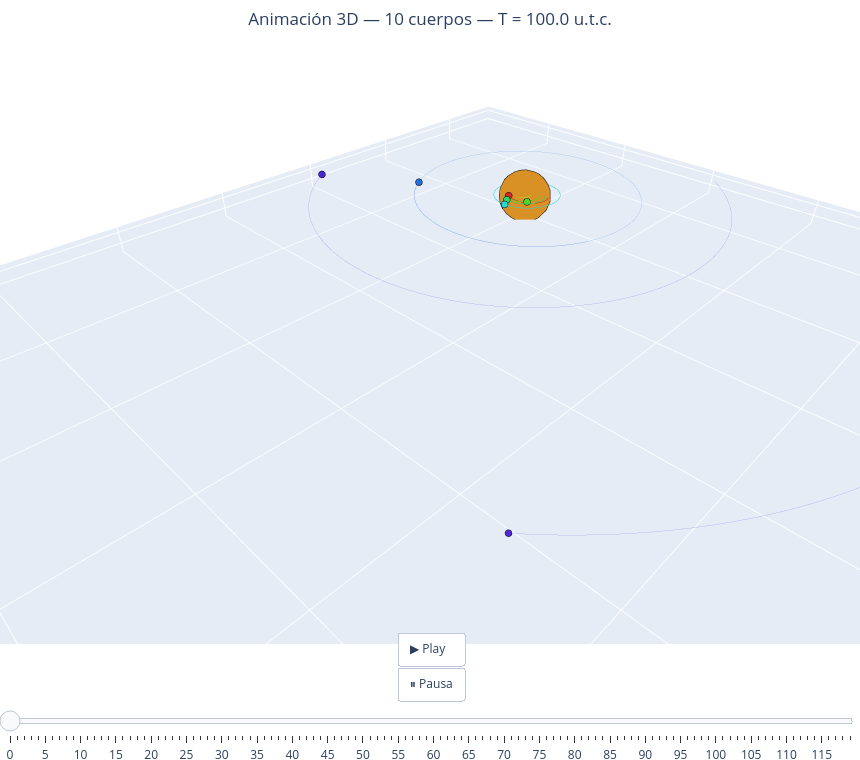

Notebook code cell kept with this figure:
### Code cell
masas = [sim_solar.particles[i].m for i in range(10)]
anima_ncuerpos(masas, rps, T=100)

### Figure 1 — Plotly figure (JSON) as saved in the notebook; plotly's stock layout.template omitted (floating-point values rounded to 4 significant figures; data arrays with more than 128 entries replaced by an {"elided": "..."} marker saying what was removed)
{"data": [{"hoverinfo": "skip", "line": {"color": "hsl(0,70%,50%)", "width": 1}, "mode": "lines", "opacity": 0.25, "showlegend": false, "type": "scatter3d", "x": {"elided": "1000 float values"}, "y": {"elided": "1000 float values"}, "z": {"elided": "1000 float values"}}, {"hoverinfo": "skip", "line": {"color": "hsl(36,70%,50%)", "width": 1}, "mode": "lines", "opacity": 0.25, "showlegend": false, "type": "scatter3d", "x": {"elided": "1000 float values"}, "y": {"elided": "1000 float values"}, "z": {"elided": "1000 float values"}}, {"hoverinfo": "skip", "line": {"color": "hsl(72,70%,50%)", "width": 1}, "mode": "lines", "opacity": 0.25, "showlegend": false, "type": "scatter3d", "x": {"elided": "1000 float values"}, "y": {"elided": "1000 float values"}, "z": {"elided": "1000 float values"}}, {"hoverinfo": "skip", "line": {"color": "hsl(108,70%,50%)", "width": 1}, "mode": "lines", "opacity": 0.25, "showlegend": false, "type": "scatter3d", "x": {"elided": "1000 float values"}, "y": {"elided": "1000 float values"}, "z": {"elided": "1000 float values"}}, {"hoverinfo": "skip", "line": {"color": "hsl(144,70%,50%)", "width": 1}, "mode": "lines", "opacity": 0.25, "showlegend": false, "type": "scatter3d", "x": {"elided": "1000 float values"}, "y": {"elided": "1000 float values"}, "z": {"elided": "1000 float values"}}, {"hoverinfo": "skip", "line": {"color": "hsl(180,70%,50%)", "width": 1}, "mode": "lines", "opacity": 0.25, "showlegend": false, "type": "scatter3d", "x": {"elided": "1000 float values"}, "y": {"elided": "1000 float values"}, "z": {"elided": "1000 float values"}}, {"hoverinfo": "skip", "line": {"color": "hsl(216,70%,50%)", "width": 1}, "mode": "lines", "opacity": 0.25, "showlegend": false, "type": "scatter3d", "x": {"elided": "1000 float values"}, "y": {"elided": "1000 float values"}, "z": {"elided": "1000 float values"}}, {"hoverinfo": "skip", "line": {"color": "hsl(251,70%,50%)", "width": 1}, "mode": "lines", "opacity": 0.25, "showlegend": false, "type": "scatter3d", "x": {"elided": "1000 float values"}, "y": {"elided": "1000 float values"}, "z": {"elided": "1000 float values"}}, {"hoverinfo": "skip", "line": {"color": "hsl(288,70%,50%)", "width": 1}, "mode": "lines", "opacity": 0.25, "showlegend": false, "type": "scatter3d", "x": {"elided": "1000 float values"}, "y": {"elided": "1000 float values"}, "z": {"elided": "1000 float values"}}, {"hoverinfo": "skip", "line": {"color": "hsl(324,70%,50%)", "width": 1}, "mode": "lines", "opacity": 0.25, "showlegend": false, "type": "scatter3d", "x": {"elided": "1000 float values"}, "y": {"elided": "1000 float values"}, "z": {"elided": "1000 float values"}}, {"marker": {"color": "hsl(0,70%,50%)", "line": {"color": "black", "width": 0.5}, "size": 4}, "mode": "markers", "name": "Cuerpo 1", "showlegend": false, "type": "scatter3d", "x": [0.6307], "y": [-0.3977], "z": [0.03605]}, {"marker": {"color": "hsl(36,70%,50%)", "line": {"color": "black", "width": 0.5}, "size": 30}, "mode": "markers", "name": "Cuerpo 2", "showlegend": false, "type": "scatter3d", "x": [-0.005838], "y": [0.0066], "z": [8.091e-05]}, {"marker": {"color": "hsl(72,70%,50%)", "line": {"color": "black", "width": 0.5}, "size": 4}, "mode": "markers", "name": "Cuerpo 3", "showlegend": false, "type": "scatter3d", "x": [-0.2949], "y": [-0.3433], "z": [-0.002003]}, {"marker": {"color": "hsl(108,70%,50%)", "line": {"color": "black", "width": 0.5}, "size": 4}, "mode": "markers", "name": "Cuerpo 4", "showlegend": false, "type": "scatter3d", "x": [0.4723], "y": [0.5482], "z": [-0.02008]}, {"marker": {"color": "hsl(144,70%,50%)", "line": {"color": "black", "width": 0.5}, "size": 4}, "mode": "markers", "name": "Cuerpo 5", "showlegend": false, "type": "scatter3d", "x": [0.9754], "y": [-0.2201], "z": [8.867e-05]}, {"marker": {"color": "hsl(180,70%,50%)", "line": {"color": "black", "width": 0.5}, "size": 4}, "mode": "markers", "name": "Cuerpo 6", "showlegend": false, "type": "scatter3d", "x": [1.385], "y": [-0.003737], "z": [-0.03425]}, {"marker": {"color": "hsl(216,70%,50%)", "line": {"color": "black", "width": 0.5}, "size": 4}, "mode": "markers", "name": "Cuerpo 7", "showlegend": false, "type": "scatter3d", "x": [2.318], "y": [-4.573], "z": [-0.03289]}, {"marker": {"color": "hsl(251,70%,50%)", "line": {"color": "black", "width": 0.5}, "size": 4}, "mode": "markers", "name": "Cuerpo 8", "showlegend": false, "type": "scatter3d", "x": [4.98], "y": [-8.666], "z": [-0.04757]}, {"marker": {"color": "hsl(288,70%,50%)", "line": {"color": "black", "width": 0.5}, "size": 4}, "mode": "markers", "name": "Cuerpo 9", "showlegend": false, "type": "scatter3d", "x": [15.62], "y": [12.14], "z": [-0.1573]}, {"marker": {"color": "hsl(324,70%,50%)", "line": {"color": "black", "width": 0.5}, "size": 4}, "mode": "markers", "name": "Cuerpo 10", "showlegend": false, "type": "scatter3d", "x": [29.39], "y": [-5.578], "z": [-0.5625]}], "layout": {"height": 760, "margin": {"b": 0, "l": 0, "r": 0, "t": 50}, "scene": {"aspectmode": "data", "xaxis": {"title": {"text": "x [u.c.]"}}, "yaxis": {"title": {"text": "y [u.c.]"}}, "zaxis": {"title": {"text": "z [u.c.]"}}}, "sliders": [{"currentvalue": {"prefix": "Frame: ", "visible": true, "xanchor": "center"}, "pad": {"t": 40}, "steps": [{"args": [["0"], {"frame": {"duration": 0, "redraw": true}, "mode": "immediate"}], "label": "0", "method": "animate"}, {"args": [["1"], {"frame": {"duration": 0, "redraw": true}, "mode": "immediate"}], "label": "1", "method": "animate"}, {"args": [["2"], {"frame": {"duration": 0, "redraw": true}, "mode": "immediate"}], "label": "2", "method": "animate"}, {"args": [["3"], {"frame": {"duration": 0, "redraw": true}, "mode": "immediate"}], "label": "3", "method": "animate"}, {"args": [["4"], {"frame": {"duration": 0, "redraw": true}, "mode": "immediate"}], "label": "4", "method": "animate"}, {"args": [["5"], {"frame": {"duration": 0, "redraw": true}, "mode": "immediate"}], "label": "5", "method": "animate"}, {"args": [["6"], {"frame": {"duration": 0, "redraw": true}, "mode": "immediate"}], "label": "6", "method": "animate"}, {"args": [["7"], {"frame": {"duration": 0, "redraw": true}, "mode": "immediate"}], "label": "7", "method": "animate"}, {"args": [["8"], {"frame": {"duration": 0, "redraw": true}, "mode": "immediate"}], "label": "8", "method": "animate"}, {"args": [["9"], {"frame": {"duration": 0, "redraw": true}, "mode": "immediate"}], "label": "9", "method": "animate"}, {"args": [["10"], {"frame": {"duration": 0, "redraw": true}, "mode": "immediate"}], "label": "10", "method": "animate"}, {"args": [["11"], {"frame": {"duration": 0, "redraw": true}, "mode": "immediate"}], "label": "11", "method": "animate"}, {"args": [["12"], {"frame": {"duration": 0, "redraw": true}, "mode": "immediate"}], "label": "12", "method": "animate"}, {"args": [["13"], {"frame": {"duration": 0, "redraw": true}, "mode": "immediate"}], "label": "13", "method": "animate"}, {"args": [["14"], {"frame": {"duration": 0, "redraw": true}, "mode": "immediate"}], "label": "14", "method": "animate"}, {"args": [["15"], {"frame": {"duration": 0, "redraw": true}, "mode": "immediate"}], "label": "15", "method": "animate"}, {"args": [["16"], {"frame": {"duration": 0, "redraw": true}, "mode": "immediate"}], "label": "16", "method": "animate"}, {"args": [["17"], {"frame": {"duration": 0, "redraw": true}, "mode": "immediate"}], "label": "17", "method": "animate"}, {"args": [["18"], {"frame": {"duration": 0, "redraw": true}, "mode": "immediate"}], "label": "18", "method": "animate"}, {"args": [["19"], {"frame": {"duration": 0, "redraw": true}, "mode": "immediate"}], "label": "19", "method": "animate"}, {"args": [["20"], {"frame": {"duration": 0, "redraw": true}, "mode": "immediate"}], "label": "20", "method": "animate"}, {"args": [["21"], {"frame": {"duration": 0, "redraw": true}, "mode": "immediate"}], "label": "21", "method": "animate"}, {"args": [["22"], {"frame": {"duration": 0, "redraw": true}, "mode": "immediate"}], "label": "22", "method": "animate"}, {"args": [["23"], {"frame": {"duration": 0, "redraw": true}, "mode": "immediate"}], "label": "23", "method": "animate"}, {"args": [["24"], {"frame": {"duration": 0, "redraw": true}, "mode": "immediate"}], "label": "24", "method": "animate"}, {"args": [["25"], {"frame": {"duration": 0, "redraw": true}, "mode": "immediate"}], "label": "25", "method": "animate"}, {"args": [["26"], {"frame": {"duration": 0, "redraw": true}, "mode": "immediate"}], "label": "26", "method": "animate"}, {"args": [["27"], {"frame": {"duration": 0, "redraw": true}, "mode": "immediate"}], "label": "27", "method": "animate"}, {"args": [["28"], {"frame": {"duration": 0, "redraw": true}, "mode": "immediate"}], "label": "28", "method": "animate"}, {"args": [["29"], {"frame": {"duration": 0, "redraw": true}, "mode": "immediate"}], "label": "29", "method": "animate"}, {"args": [["30"], {"frame": {"duration": 0, "redraw": true}, "mode": "immediate"}], "label": "30", "method": "animate"}, {"args": [["31"], {"frame": {"duration": 0, "redraw": true}, "mode": "immediate"}], "label": "31", "method": "animate"}, {"args": [["32"], {"frame": {"duration": 0, "redraw": true}, "mode": "immediate"}], "label": "32", "method": "animate"}, {"args": [["33"], {"frame": {"duration": 0, "redraw": true}, "mode": "immediate"}], "label": "33", "method": "animate"}, {"args": [["34"], {"frame": {"duration": 0, "redraw": true}, "mode": "immediate"}], "label": "34", "method": "animate"}, {"args": [["35"], {"frame": {"duration": 0, "redraw": true}, "mode": "immediate"}], "label": "35", "method": "animate"}, {"args": [["36"], {"frame": {"duration": 0, "redraw": true}, "mode": "immediate"}], "label": "36", "method": "animate"}, {"args": [["37"], {"frame": {"duration": 0, "redraw": true}, "mode": "immediate"}], "label": "37", "method": "animate"}, {"args": [["38"], {"frame": {"duration": 0, "redraw": true}, "mode": "immediate"}], "label": "38", "method": "animate"}, {"args": [["39"], {"frame": {"duration": 0, "redraw": true}, "mode": "immediate"}], "label": "39", "method": "animate"}, {"args": [["40"], {"frame": {"duration": 0, "redraw": true}, "mode": "immediate"}], "label": "40", "method": "animate"}, {"args": [["41"], {"frame": {"duration": 0, "redraw": true}, "mode": "immediate"}], "label": "41", "method": "animate"}, {"args": [["42"], {"frame": {"duration": 0, "redraw": true}, "mode": "immediate"}], "label": "42", "method": "animate"}, {"args": [["43"], {"frame": {"duration": 0, "redraw": true}, "mode": "immediate"}], "label": "43", "method": "animate"}, {"args": [["44"], {"frame": {"duration": 0, "redraw": true}, "mode": "immediate"}], "label": "44", "method": "animate"}, {"args": [["45"], {"frame": {"duration": 0, "redraw": true}, "mode": "immediate"}], "label": "45", "method": "animate"}, {"args": [["46"], {"frame": {"duration": 0, "redraw": true}, "mode": "immediate"}], "label": "46", "method": "animate"}, {"args": [["47"], {"frame": {"duration": 0, "redraw": true}, "mode": "immediate"}], "label": "47", "method": "animate"}, {"args": [["48"], {"frame": {"duration": 0, "redraw": true}, "mode": "immediate"}], "label": "48", "method": "animate"}, {"args": [["49"], {"frame": {"duration": 0, "redraw": true}, "mode": "immediate"}], "label": "49", "method": "animate"}, {"args": [["50"], {"frame": {"duration": 0, "redraw": true}, "mode": "immediate"}], "label": "50", "method": "animate"}, {"args": [["51"], {"frame": {"duration": 0, "redraw": true}, "mode": "immediate"}], "label": "51", "method": "animate"}, {"args": [["52"], {"frame": {"duration": 0, "redraw": true}, "mode": "immediate"}], "label": "52", "method": "animate"}, {"args": [["53"], {"frame": {"duration": 0, "redraw": true}, "mode": "immediate"}], "label": "53", "method": "animate"}, {"args": [["54"], {"frame": {"duration": 0, "redraw": true}, "mode": "immediate"}], "label": "54", "method": "animate"}, {"args": [["55"], {"frame": {"duration": 0, "redraw": true}, "mode": "immediate"}], "label": "55", "method": "animate"}, {"args": [["56"], {"frame": {"duration": 0, "redraw": true}, "mode": "immediate"}], "label": "56", "method": "animate"}, {"args": [["57"], {"frame": {"duration": 0, "redraw": true}, "mode": "immediate"}], "label": "57", "method": "animate"}, {"args": [["58"], {"frame": {"duration": 0, "redraw": true}, "mode": "immediate"}], "label": "58", "method": "animate"}, {"args": [["59"], {"frame": {"duration": 0, "redraw": true}, "mode": "immediate"}], "label": "59", "method": "animate"}, {"args": [["60"], {"frame": {"duration": 0, "redraw": true}, "mode": "immediate"}], "label": "60", "method": "animate"}, {"args": [["61"], {"frame": {"duration": 0, "redraw": true}, "mode": "immediate"}], "label": "61", "method": "animate"}, {"args": [["62"], {"frame": {"duration": 0, "redraw": true}, "mode": "immediate"}], "label": "62", "method": "animate"}, {"args": [["63"], {"frame": {"duration": 0, "redraw": true}, "mode": "immediate"}], "label": "63", "method": "animate"}, {"args": [["64"], {"frame": {"duration": 0, "redraw": true}, "mode": "immediate"}], "label": "64", "method": "animate"}, {"args": [["65"], {"frame": {"duration": 0, "redraw": true}, "mode": "immediate"}], "label": "65", "method": "animate"}, {"args": [["66"], {"frame": {"duration": 0, "redraw": true}, "mode": "immediate"}], "label": "66", "method": "animate"}, {"args": [["67"], {"frame": {"duration": 0, "redraw": true}, "mode": "immediate"}], "label": "67", "method": "animate"}, {"args": [["68"], {"frame": {"duration": 0, "redraw": true}, "mode": "immediate"}], "label": "68", "method": "animate"}, {"args": [["69"], {"frame": {"duration": 0, "redraw": true}, "mode": "immediate"}], "label": "69", "method": "animate"}, {"args": [["70"], {"frame": {"duration": 0, "redraw": true}, "mode": "immediate"}], "label": "70", "method": "animate"}, {"args": [["71"], {"frame": {"duration": 0, "redraw": true}, "mode": "immediate"}], "label": "71", "method": "animate"}, {"args": [["72"], {"frame": {"duration": 0, "redraw": true}, "mode": "immediate"}], "label": "72", "method": "animate"}, {"args": [["73"], {"frame": {"duration": 0, "redraw": true}, "mode": "immediate"}], "label": "73", "method": "animate"}, {"args": [["74"], {"frame": {"duration": 0, "redraw": true}, "mode": "immediate"}], "label": "74", "method": "animate"}, {"args": [["75"], {"frame": {"duration": 0, "redraw": true}, "mode": "immediate"}], "label": "75", "method": "animate"}, {"args": [["76"], {"frame": {"duration": 0, "redraw": true}, "mode": "immediate"}], "label": "76", "method": "animate"}, {"args": [["77"], {"frame": {"duration": 0, "redraw": true}, "mode": "immediate"}], "label": "77", "method": "animate"}, {"args": [["78"], {"frame": {"duration": 0, "redraw": true}, "mode": "immediate"}], "label": "78", "method": "animate"}, {"args": [["79"], {"frame": {"duration": 0, "redraw": true}, "mode": "immediate"}], "label": "79", "method": "animate"}, {"args": [["80"], {"frame": {"duration": 0, "redraw": true}, "mode": "immediate"}], "label": "80", "method": "animate"}, {"args": [["81"], {"frame": {"duration": 0, "redraw": true}, "mode": "immediate"}], "label": "81", "method": "animate"}, {"args": [["82"], {"frame": {"duration": 0, "redraw": true}, "mode": "immediate"}], "label": "82", "method": "animate"}, {"args": [["83"], {"frame": {"duration": 0, "redraw": true}, "mode": "immediate"}], "label": "83", "method": "animate"}, {"args": [["84"], {"frame": {"duration": 0, "redraw": true}, "mode": "immediate"}], "label": "84", "method": "animate"}, {"args": [["85"], {"frame": {"duration": 0, "redraw": true}, "mode": "immediate"}], "label": "85", "method": "animate"}, {"args": [["86"], {"frame": {"duration": 0, "redraw": true}, "mode": "immediate"}], "label": "86", "method": "animate"}, {"args": [["87"], {"frame": {"duration": 0, "redraw": true}, "mode": "immediate"}], "label": "87", "method": "animate"}, {"args": [["88"], {"frame": {"duration": 0, "redraw": true}, "mode": "immediate"}], "label": "88", "method": "animate"}, {"args": [["89"], {"frame": {"duration": 0, "redraw": true}, "mode": "immediate"}], "label": "89", "method": "animate"}, {"args": [["90"], {"frame": {"duration": 0, "redraw": true}, "mode": "immediate"}], "label": "90", "method": "animate"}, {"args": [["91"], {"frame": {"duration": 0, "redraw": true}, "mode": "immediate"}], "label": "91", "method": "animate"}, {"args": [["92"], {"frame": {"duration": 0, "redraw": true}, "mode": "immediate"}], "label": "92", "method": "animate"}, {"args": [["93"], {"frame": {"duration": 0, "redraw": true}, "mode": "immediate"}], "label": "93", "method": "animate"}, {"args": [["94"], {"frame": {"duration": 0, "redraw": true}, "mode": "immediate"}], "label": "94", "method": "animate"}, {"args": [["95"], {"frame": {"duration": 0, "redraw": true}, "mode": "immediate"}], "label": "95", "method": "animate"}, {"args": [["96"], {"frame": {"duration": 0, "redraw": true}, "mode": "immediate"}], "label": "96", "method": "animate"}, {"args": [["97"], {"frame": {"duration": 0, "redraw": true}, "mode": "immediate"}], "label": "97", "method": "animate"}, {"args": [["98"], {"frame": {"duration": 0, "redraw": true}, "mode": "immediate"}], "label": "98", "method": "animate"}, {"args": [["99"], {"frame": {"duration": 0, "redraw": true}, "mode": "immediate"}], "label": "99", "method": "animate"}, {"args": [["100"], {"frame": {"duration": 0, "redraw": true}, "mode": "immediate"}], "label": "100", "method": "animate"}, {"args": [["101"], {"frame": {"duration": 0, "redraw": true}, "mode": "immediate"}], "label": "101", "method": "animate"}, {"args": [["102"], {"frame": {"duration": 0, "redraw": true}, "mode": "immediate"}], "label": "102", "method": "animate"}, {"args": [["103"], {"frame": {"duration": 0, "redraw": true}, "mode": "immediate"}], "label": "103", "method": "animate"}, {"args": [["104"], {"frame": {"duration": 0, "redraw": true}, "mode": "immediate"}], "label": "104", "method": "animate"}, {"args": [["105"], {"frame": {"duration": 0, "redraw": true}, "mode": "immediate"}], "label": "105", "method": "animate"}, {"args": [["106"], {"frame": {"duration": 0, "redraw": true}, "mode": "immediate"}], "label": "106", "method": "animate"}, {"args": [["107"], {"frame": {"duration": 0, "redraw": true}, "mode": "immediate"}], "label": "107", "method": "animate"}, {"args": [["108"], {"frame": {"duration": 0, "redraw": true}, "mode": "immediate"}], "label": "108", "method": "animate"}, {"args": [["109"], {"frame": {"duration": 0, "redraw": true}, "mode": "immediate"}], "label": "109", "method": "animate"}, {"args": [["110"], {"frame": {"duration": 0, "redraw": true}, "mode": "immediate"}], "label": "110", "method": "animate"}, {"args": [["111"], {"frame": {"duration": 0, "redraw": true}, "mode": "immediate"}], "label": "111", "method": "animate"}, {"args": [["112"], {"frame": {"duration": 0, "redraw": true}, "mode": "immediate"}], "label": "112", "method": "animate"}, {"args": [["113"], {"frame": {"duration": 0, "redraw": true}, "mode": "immediate"}], "label": "113", "method": "animate"}, {"args": [["114"], {"frame": {"duration": 0, "redraw": true}, "mode": "immediate"}], "label": "114", "method": "animate"}, {"args": [["115"], {"frame": {"duration": 0, "redraw": true}, "mode": "immediate"}], "label": "115", "method": "animate"}, {"args": [["116"], {"frame": {"duration": 0, "redraw": true}, "mode": "immediate"}], "label": "116", "method": "animate"}, {"args": [["117"], {"frame": {"duration": 0, "redraw": true}, "mode": "immediate"}], "label": "117", "method": "animate"}, {"args": [["118"], {"frame": {"duration": 0, "redraw": true}, "mode": "immediate"}], "label": "118", "method": "animate"}, {"args": [["119"], {"frame": {"duration": 0, "redraw": true}, "mode": "immediate"}], "label": "119", "method": "animate"}]}], "title": {"text": "Animación 3D — 10 cuerpos — T = 100.0 u.t.c.", "x": 0.5}, "updatemenus": [{"buttons": [{"args": [null, {"frame": {"duration": 40, "redraw": true}, "fromcurrent": true, "mode": "immediate"}], "label": "▶ Play", "method": "animate"}, {"args": [[null], {"frame": {"duration": 0, "redraw": false}, "mode": "immediate"}], "label": "⏸ Pausa", "method": "animate"}], "showactive": false, "type": "buttons", "x": 0.5, "xanchor": "center", "y": 0.02}], "width": 860}}
